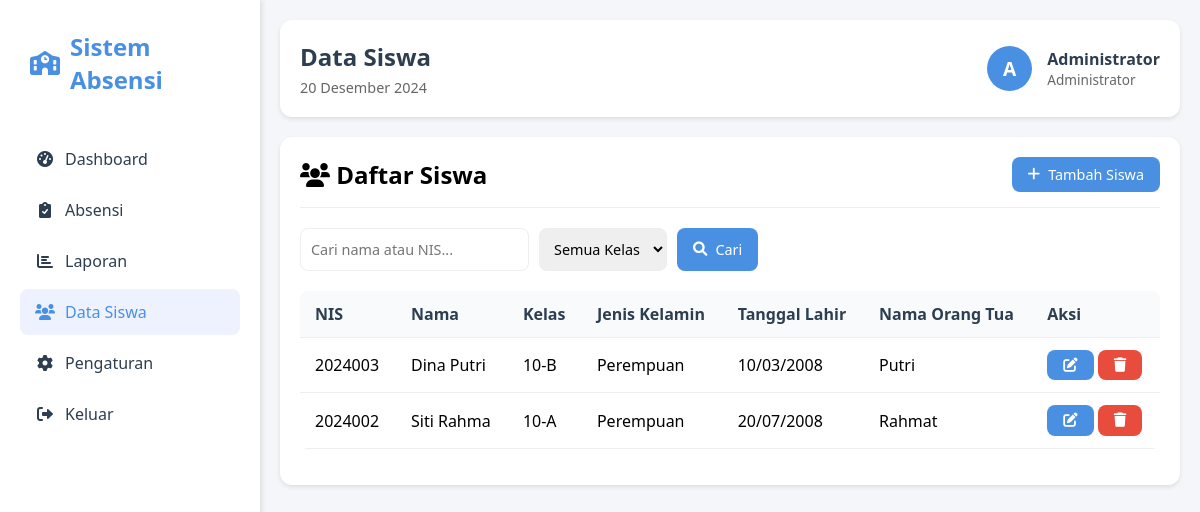
/student_management.php (signed in), run on the app's committed database.
### tables this page shows
CREATE TABLE `students` (
  `id` int NOT NULL,
  `nis` varchar(20) NOT NULL,
  `name` varchar(100) NOT NULL,
  `gender` enum('L','P') NOT NULL,
  `birthdate` date NOT NULL,
  `address` text,
  `parent_name` varchar(100) DEFAULT NULL,
  `parent_phone` varchar(20) DEFAULT NULL,
  `class_id` int DEFAULT NULL,
  `status` enum('active','inactive') DEFAULT 'active'
);

CREATE TABLE `classes` (
  `id` int NOT NULL,
  `class_name` varchar(50) NOT NULL,
  `grade_level` varchar(20) NOT NULL,
  `academic_year` varchar(20) NOT NULL
);

### db.php (called while the page is built, shortened)
<?php
function isAdmin() {
    return isset($_SESSION['role']) && $_SESSION['role'] === 'admin';
}
function formatDate($date) {
    $months = [
        'Januari', 'Februari', 'Maret', 'April', 'Mei', 'Juni',
        'Juli', 'Agustus', 'September', 'Oktober', 'November', 'Desember'
    ];
    $timestamp = strtotime($date);
    $day = date('j', $timestamp);
    $month = $months[date('n', $timestamp) - 1];
    $year = date('Y', $timestamp);
    return "$day $month $year";
}

### student_management.php (the view, shortened to what this page needs)
<?php
require_once 'db.php';
$userName = $_SESSION['name'];
$userRole = $_SESSION['role'];
$today = date('Y-m-d');
$search = $_GET['search'] ?? '';
$sql = "SELECT s.*, c.class_name
        FROM students s
        LEFT JOIN classes c ON s.class_id = c.id
        WHERE s.status = 'active'";
$params = [];
$sql .= " ORDER BY s.name";
$stmt = $pdo->prepare($sql);
$stmt->execute($params);
$students = $stmt->fetchAll();
?>
<!DOCTYPE html>
<html lang="en">
<head>
    <link href="https://cdnjs.cloudflare.com/ajax/libs/font-awesome/6.0.0/css/all.min.css" rel="stylesheet">
</head>
<body>
    <div class="sidebar">
        <div class="logo">
            <i class="fas fa-school"></i>
            <span>Sistem Absensi</span>
        </div>
        <ul class="nav-menu">
            <li class="nav-item">
                <a href="dashboard.php" class="nav-link">
                    <i class="fas fa-tachometer-alt"></i>
                    <span>Dashboard</span>
                </a>
            </li>
            <li class="nav-item">
                <a href="attendance.php" class="nav-link">
                    <i class="fas fa-clipboard-check"></i>
                    <span>Absensi</span>
                </a>
            </li>
            <li class="nav-item">
                <a href="report.php" class="nav-link">
                    <i class="fas fa-chart-bar"></i>
                    <span>Laporan</span>
                </a>
            </li>
            <?php if (isAdmin()): ?>
            <li class="nav-item">
                <a href="student_management.php" class="nav-link active">
                    <i class="fas fa-users"></i>
                    <span>Data Siswa</span>
                </a>
            </li>
            <li class="nav-item">
                <a href="user_settings.php" class="nav-link">
                    <i class="fas fa-cog"></i>
                    <span>Pengaturan</span>
                </a>
            </li>
            <?php endif; ?>
            <li class="nav-item">
                <a href="logout.php" class="nav-link">
                    <i class="fas fa-sign-out-alt"></i>
                    <span>Keluar</span>
                </a>
            </li>
        </ul>
    </div>
    <div class="main-content">
        <div class="header">
            <div class="header-left">
                <h1>Data Siswa</h1>
                <p><?php echo formatDate($today); ?></p>
            </div>
            <div class="user-info">
                <div class="user-avatar">
                    <?php echo strtoupper(substr($userName, 0, 1)); ?>
                </div>
                <div class="user-details">
                    <h3><?php echo htmlspecialchars($userName); ?></h3>
                    <p><?php echo $userRole === 'admin' ? 'Administrator' : 'Guru'; ?></p>
                </div>
            </div>
        </div>
        <div class="panel">
            <div class="panel-header">
                <h2><i class="fas fa-users"></i> Daftar Siswa</h2>
                <button class="btn btn-primary" onclick="showAddModal()">
                    <i class="fas fa-plus"></i> Tambah Siswa
                </button>
            </div>
            <div class="search-filters">
                <input type="text" class="form-control" id="search" placeholder="Cari nama atau NIS..."
                       value="<?php echo htmlspecialchars($search); ?>">
                <select class="form-control" id="class_filter">
                    <option value="">Semua Kelas</option>
                </select>
                <button class="btn btn-primary" onclick="applyFilters()">
                    <i class="fas fa-search"></i> Cari
                </button>
            </div>
            <div class="table-container">
                <table>
                    <thead>
                        <tr>
                            <th>NIS</th>
                            <th>Nama</th>
                            <th>Kelas</th>
                            <th>Jenis Kelamin</th>
                            <th>Tanggal Lahir</th>
                            <th>Nama Orang Tua</th>
                            <th>Aksi</th>
                        </tr>
                    </thead>
                    <tbody>
                        <?php foreach ($students as $student): ?>
                            <tr>
                                <td><?php echo htmlspecialchars($student['nis']); ?></td>
                                <td><?php echo htmlspecialchars($student['name']); ?></td>
                                <td><?php echo htmlspecialchars($student['class_name'] ?? '-'); ?></td>
                                <td><?php echo $student['gender'] === 'L' ? 'Laki-laki' : 'Perempuan'; ?></td>
                                <td><?php echo date('d/m/Y', strtotime($student['birthdate'])); ?></td>
                                <td><?php echo htmlspecialchars($student['parent_name']); ?></td>
                                <td class="actions">
                                    <button class="btn btn-primary" onclick="editStudent(<?php echo htmlspecialchars(json_encode($student)); ?>)">
                                        <i class="fas fa-edit"></i>
                                    </button>
                                    <button class="btn btn-danger" onclick="deleteStudent(<?php echo $student['id']; ?>)">
                                        <i class="fas fa-trash"></i>
                                    </button>
                                </td>
                            </tr>
                        <?php endforeach; ?>
                    </tbody>
                </table>
            </div>
        </div>
    </div>
</body>
</html>

### student_management.php (style rules this page uses)
:root { --primary-color: #4a90e2; --secondary-color: #f5f6fa; --success-color: #2ecc71; --warning-color: #f1c40f; --danger-color: #e74c3c; --info-color: #3498db; --text-color: #2c3e50; }
* { margin: 0; padding: 0; box-sizing: border-box; font-family: 'Segoe UI', Tahoma, Geneva, Verdana, sans-serif; }
body { background-color: var(--secondary-color); min-height: 100vh; display: flex; }
.sidebar { width: 260px; background: white; box-shadow: 2px 0 5px rgba(0,0,0,0.1); padding: 20px; position: fixed; height: 100vh; overflow-y: auto; }
.logo { display: flex; align-items: center; gap: 10px; font-size: 1.5rem; font-weight: bold; color: var(--primary-color); margin-bottom: 30px; padding: 10px; }
.nav-menu { list-style: none; }
.nav-item { margin-bottom: 5px; }
.nav-link { display: flex; align-items: center; gap: 10px; padding: 12px 15px; text-decoration: none; color: var(--text-color); border-radius: 8px; transition: all 0.3s ease; }
.nav-link:hover, .nav-link.active { background-color: #eef2ff; color: var(--primary-color); }
.nav-link i { width: 20px; text-align: center; }
.main-content { flex: 1; margin-left: 260px; padding: 20px; }
.header { background: white; padding: 20px; border-radius: 12px; box-shadow: 0 2px 4px rgba(0,0,0,0.1); margin-bottom: 20px; display: flex; justify-content: space-between; align-items: center; }
.header-left h1 { font-size: 1.5rem; color: var(--text-color); margin-bottom: 5px; }
.header-left p { color: #666; font-size: 0.9rem; }
.user-info { display: flex; align-items: center; gap: 15px; }
.user-avatar { width: 45px; height: 45px; background: var(--primary-color); border-radius: 50%; display: flex; align-items: center; justify-content: center; color: white; font-weight: bold; font-size: 1.2rem; }
.user-details h3 { font-size: 1rem; color: var(--text-color); }
.user-details p { font-size: 0.85rem; color: #666; }
.panel { background: white; border-radius: 12px; padding: 20px; box-shadow: 0 2px 4px rgba(0,0,0,0.1); margin-bottom: 20px; }
.panel-header { display: flex; justify-content: space-between; align-items: center; margin-bottom: 20px; padding-bottom: 15px; border-bottom: 1px solid #eee; }
.search-filters { display: flex; gap: 10px; margin-bottom: 20px; }
.form-control { padding: 10px; border: 1px solid #eee; border-radius: 8px; font-size: 0.9rem; transition: all 0.3s ease; }
.table-container { overflow-x: auto; }
table { width: 100%; border-collapse: collapse; margin-bottom: 1rem; background-color: white; border-radius: 8px; overflow: hidden; }
th, td { padding: 12px 15px; text-align: left; border-bottom: 1px solid #eee; }
th { background-color: #f8fafc; font-weight: 600; color: var(--text-color); }
.btn { padding: 8px 16px; border: none; border-radius: 8px; cursor: pointer; font-size: 0.9rem; display: inline-flex; align-items: center; gap: 8px; transition: all 0.3s ease; }
.btn-primary { background-color: var(--primary-color); color: white; }
.btn-danger { background-color: var(--danger-color); color: white; }

### data on the page
students: nis "2024003", name "Dina Putri", class.class_name "10-B", gender "Perempuan", birthdate "10/03/2008", parent_name "Putri"
students: nis "2024002", name "Siti Rahma", class.class_name "10-A", gender "Perempuan", birthdate "20/07/2008", parent_name "Rahmat"

### other printed values
substr($userName, 0, 1) "A"
$userName "Administrator"
